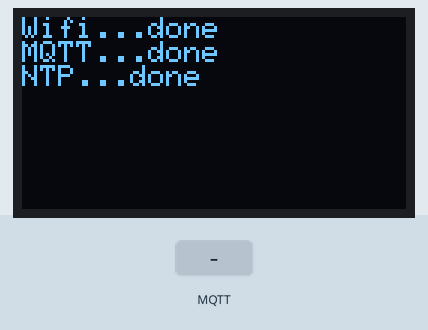
The program below on a simulated ESP32. Shown: 128×64 one-colour display. The inputs (shaded band) are chosen by the test bench. WiFi joins after 1.5 s; servers stay silent unless stated; the local clock reads 2024-03-15 10:24:30 at power-on unless the program sets it; no MQTT or app messages arrive unless stated; what the program prints to the serial monitor is not drawn.

Above: at 1.8 s.
At 4.4 s:
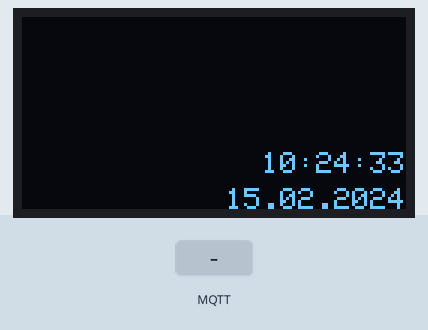
4.5 s: MQTT message "1" arrives on the first subscribed topic
At 5.2 s:
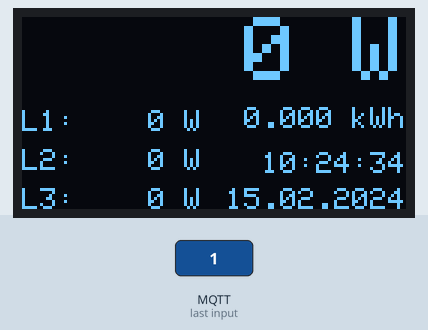
Timing chart, 0 to 7.5 s (numbered marks = the images above; inputs shaded):
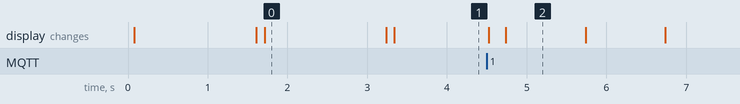

Measured:
- after the input at 4.5 s, the display: first changes at once (image 2 shows a later state)
- what the display in image 0 shows lasts 1.5 s, from 1.7 s to 3.2 s
- what the display in image 2 shows lasts 1.0 s, from 4.7 s to 5.7 s

The program:

main.cpp
```cpp
#include <Arduino.h>
#include <WiFi.h>
#include <WiFiManager.h>
#include <Wire.h>

#include <Adafruit_GFX.h>
#include <Adafruit_SSD1306.h>

#include <ArduinoJson.h>

#include <PubSubClient.h>

#include <time.h>
#include <esp_sntp.h>

#include "multitimer.h"

#define SCREEN_WIDTH 128  // OLED display width, in pixels
#define SCREEN_HEIGHT 64  // OLED display height, in pixels
#define OLED_RESET -1
const char* timezone = "CET-1CEST,M3.5.0,M10.5.0/3";
const char* mqtt_server = "192.168.178.42";
const char* ntpServer = "pool.ntp.org";

WiFiClient espClient;
PubSubClient client(espClient);
Adafruit_SSD1306 display(SCREEN_WIDTH, SCREEN_HEIGHT, &Wire, OLED_RESET);
MultiTimer timer;
StaticJsonDocument<512> doc;
int16_t currentDay = -1;
float todayStartEnergy = 0;
float todayEnergy = -1;
bool dayswitch = true;
char temp1[16] = "";

void drawPower(float p);
void drawPowerL1(float p);
void drawPowerL2(float p);
void drawPowerL3(float p);
void drawTime(struct tm* time);
void mqttCallback(char* topic, byte* payload, unsigned int length);
void mqttReconnect();
void drawEnergy(float e);

void setup() {
  Serial.begin(115200);

  // Display
  if (!display.begin(SSD1306_SWITCHCAPVCC, 0x3C)) {
    Serial.println(F("SSD1306 allocation failed"));
  } else {
    Serial.println(F("Display ok"));
    display.clearDisplay();
    display.setTextColor(WHITE);
    display.display();
  }

  // WiFi
  display.setCursor(0,0);
  display.print("Wifi...");
  display.display();
  WiFiManager wifiManager;
  wifiManager.autoConnect("AutoConnectAP");
  display.println("done");
  display.display();

  // MQTT
  display.print("MQTT...");
  display.display();
  client.setBufferSize(512);
  client.setServer(mqtt_server, 1883);
  client.setCallback(mqttCallback);
  display.println("done");
  display.display();

  // NTP
  display.print("NTP...");
  display.display();
  configTzTime(timezone, ntpServer);
  sntp_set_time_sync_notification_cb(
      [](struct timeval* tv) { Serial.println("NTP-Sync"); });
  sntp_set_sync_interval(1000 * 60 * 60);  // sync every 60min
  display.println("done");
  display.display();

  // Interval timer
  timer.begin();
  timer.set("time", 1000, []() {
    struct tm timeinfo;
    if (getLocalTime(&timeinfo)) {
      if (timeinfo.tm_yday != currentDay) {
        Serial.print("Dayswitch from ");
        Serial.print(currentDay);
        Serial.print(" to ");
        Serial.println(timeinfo.tm_yday);
        dayswitch = true;
        currentDay = timeinfo.tm_yday;
        Serial.println(&timeinfo, "%A, %B %d %Y %H:%M:%S zone %Z %z ");
      }
      drawTime(&timeinfo);
    }
  });

  // Allow the hardware to sort itself out
  delay(1500);
}

void loop() {
  if (!client.connected()) {
    display.clearDisplay();
    display.setCursor(0,0);
    display.display();
    display.println("MQTT subscribing...");
    mqttReconnect();
    display.clearDisplay();
    display.display();
  }
  client.loop();
  timer.loop();
}

void drawPower(float p) {
  dtostrf(p, 5, 0, temp1);
  display.setTextSize(3);
  display.fillRect(0, 0, 128, 21, BLACK);
  display.setCursor(2, 0);
  display.print(temp1);
  display.print(" W");
}

void drawPowerL1(float p) {
  uint8_t y = 64 - 33;
  dtostrf(p, 5, 0, temp1);
  display.setTextSize(1);
  display.fillRect(0, y, 64, 10, BLACK);
  display.setCursor(0, y);
  display.print("L1:");
  display.print(temp1);
  display.print(" W");
}

void drawPowerL2(float p) {
  uint8_t y = 64 - 20;
  dtostrf(p, 5, 0, temp1);
  display.setTextSize(1);
  display.fillRect(0, y, 64, 10, BLACK);
  display.setCursor(0, y);
  display.print("L2:");
  display.print(temp1);
  display.print(" W");
}

void drawPowerL3(float p) {
  uint8_t y = 64 - 7;
  dtostrf(p, 5, 0, temp1);
  display.setTextSize(1);
  display.fillRect(0, y, 64, 7, BLACK);
  display.setCursor(0, y);
  display.print("L3:");
  display.print(temp1);
  display.print(" W");
}

void drawEnergy(float e) {
  uint8_t x = 64;
  uint8_t y = 30;
  display.setTextSize(1);
  display.fillRect(x, y, 64, 10, BLACK);
  display.setCursor(x + 64 - (10 * 6), y);
  display.printf("%6.3f", e / 1000);
  display.print(" kWh");
}

void drawTime(struct tm* timeinfo) {
  uint8_t y = 45;
  display.setTextSize(1);
  display.fillRect(64, y, 64, 20, BLACK);
  display.setCursor(128 - (8 * 6), y);
  display.printf("%02d:%02d:%02d", timeinfo->tm_hour, timeinfo->tm_min,
                 timeinfo->tm_sec);
  display.setCursor(128 - (10 * 6), y + 12);
  display.printf("%02d.%02d.%02d", timeinfo->tm_mday, timeinfo->tm_mon,
                 1900 + timeinfo->tm_year);
  display.display();
}

void mqttCallback(char* topic, byte* payload, unsigned int length) {
  deserializeJson(doc, payload, length);
  JsonVariant energy = doc["todayEnergy"];
  float e1 = energy["l1"];
  float e2 = energy["l2"];
  float e3 = energy["l3"];
  float e = e1 + e2 + e3;
  drawEnergy(e);

  JsonVariant power = doc["power"];
  float p1 = power["l1"];
  float p2 = power["l2"];
  float p3 = power["l3"];
  float p = p1 + p2 + p3;
  drawPower(p);
  drawPowerL1(p1);
  drawPowerL2(p2);
  drawPowerL3(p3);
  display.display();
}

void mqttReconnect() {
  while (!client.connected()) {
    Serial.print("Attempting MQTT connection...");
    if (client.connect("3EM Power Monitor")) {
      client.subscribe("3em/display");
    } else {
      Serial.print("failed: ");
      Serial.print(client.state());
      Serial.println(" -> try again in 5 seconds");
      delay(5000);
    }
  }
  Serial.println("connected");
}
```

multitimer.cpp
```cpp
// (licence header left out)
#include "multitimer.h"

//------------------------------------------------------------------------------
MultiTimer::MultiTimer()
//------------------------------------------------------------------------------
{}

//------------------------------------------------------------------------------
bool MultiTimer::begin()
//------------------------------------------------------------------------------
{
  return true;
}

//------------------------------------------------------------------------------
void MultiTimer::set(String name, uint64_t periodMs, TimerCallback cb)
//------------------------------------------------------------------------------
{
  TimerData* temp = new TimerData();
  temp->nextCall = esp_timer_get_time();
  temp->period = periodMs * 1000;
  temp->cb = cb;
  timers_[name] = temp;
}

//------------------------------------------------------------------------------
void MultiTimer::remove(String name)
//------------------------------------------------------------------------------
{
  std::map<String, TimerData*>::const_iterator it = timers_.find(name);
  if (it != timers_.end()) {
    if (it->second) {
      delete it->second;
    }
  }
  timers_.erase(name);
}

//------------------------------------------------------------------------------
void MultiTimer::loop()
//------------------------------------------------------------------------------
{
  uint64_t now = esp_timer_get_time();
  std::for_each(timers_.begin(), timers_.end(), [&now](std::pair<String, TimerData*> timer) {
    if (timer.second->nextCall <= now) {
      timer.second->nextCall += timer.second->period;
      timer.second->cb();
    }
  });
}
```

multitimer.h
```cpp
// (licence header left out)
#pragma once

#include <Arduino.h>
#include <map>

class MultiTimer {
 public:
  typedef void (*TimerCallback)();

  MultiTimer();

  bool begin();
  void loop();
  void set(String name, uint64_t periodMs, TimerCallback cb);
  void remove(String name);

 private:
  struct TimerData {
    uint64_t nextCall;
    uint64_t period;
    TimerCallback cb;
    uint64_t called;
  };

  std::map<String, TimerData*> timers_;
};
```
